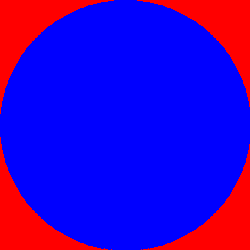

Write the Python code that produced this figure.
from PIL import Image, ImageDraw

size = (250, 250)
im = Image.new("RGB", size, "red")
d = ImageDraw.Draw(im)
d.ellipse([(0, 0), size], fill="blue")
im.save("pillow_draw.png")
im.show()
